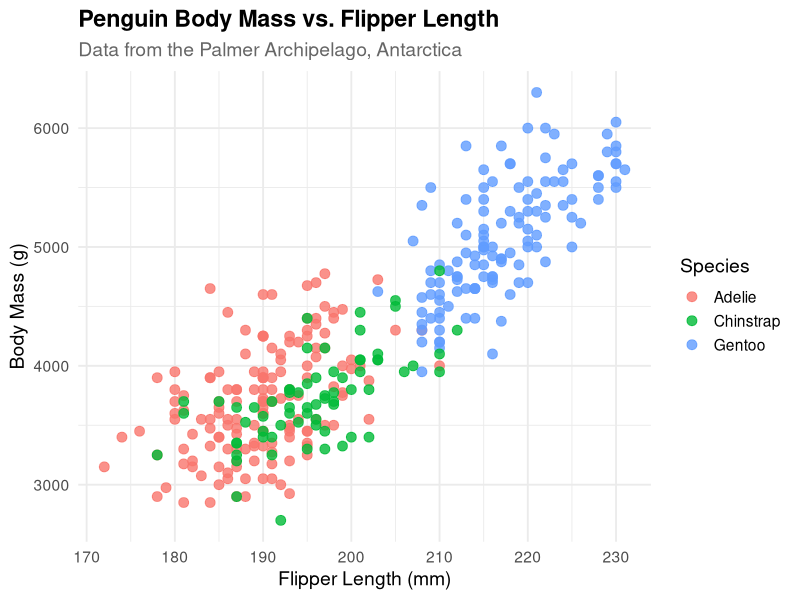

Here is the R script that generated this plot:
## ---- chunk 1
suppressPackageStartupMessages(library(tidyverse))
library(palmerpenguins)
## ---- chunk 2
ggplot(data = penguins, aes(x = flipper_length_mm, y = body_mass_g, color = species)) +
  geom_point(alpha = 0.8, size = 3) +
  labs(
    title = "Penguin Body Mass vs. Flipper Length",
    subtitle = "Data from the Palmer Archipelago, Antarctica",
    x = "Flipper Length (mm)",
    y = "Body Mass (g)",
    color = "Species"
  ) +
  theme_minimal(base_size = 14) +
  theme(
    plot.title = element_text(face = "bold"),
    plot.subtitle = element_text(color = "gray40"),
    legend.position = "right"
  )
